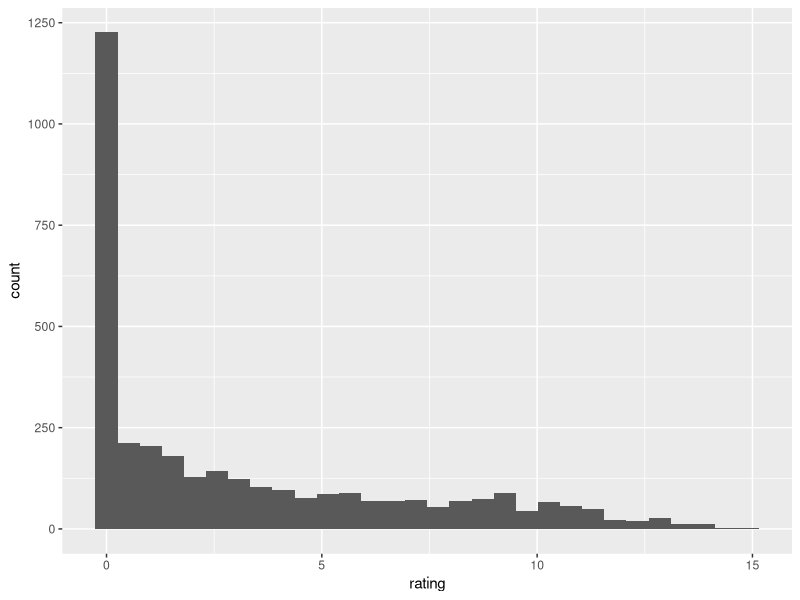
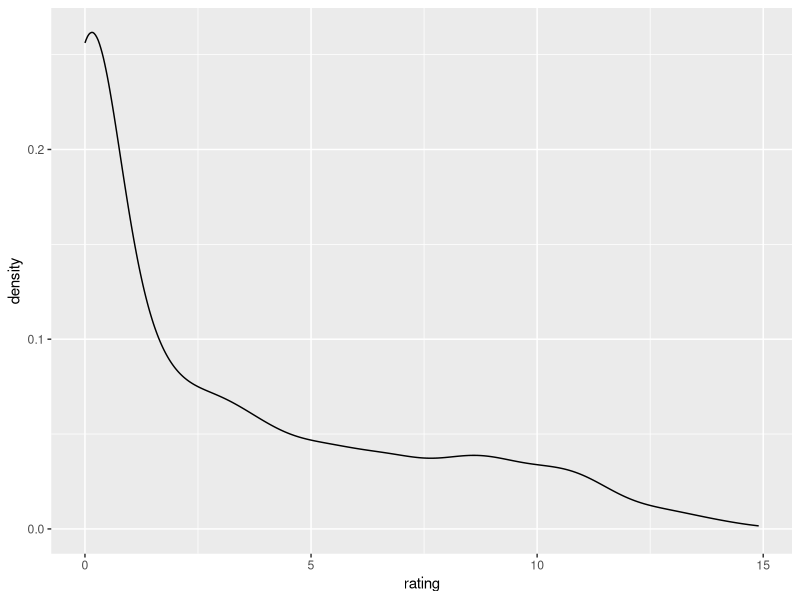
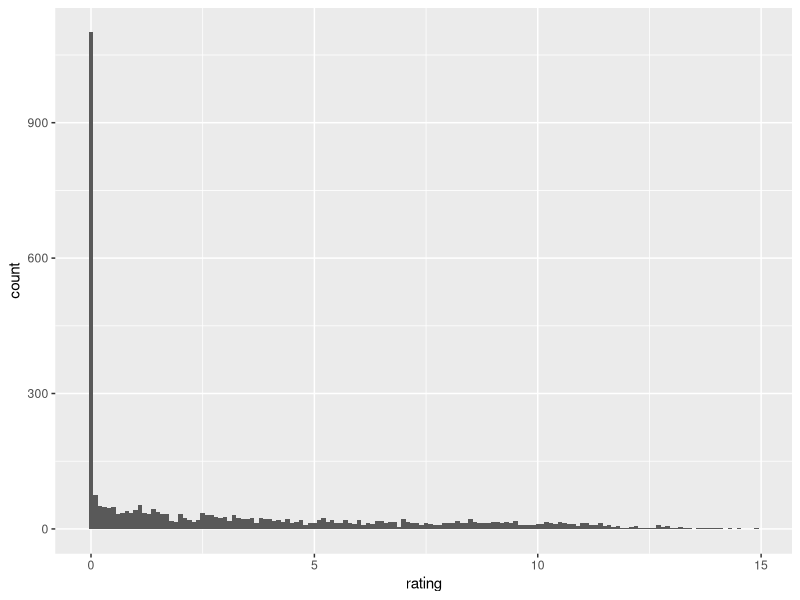
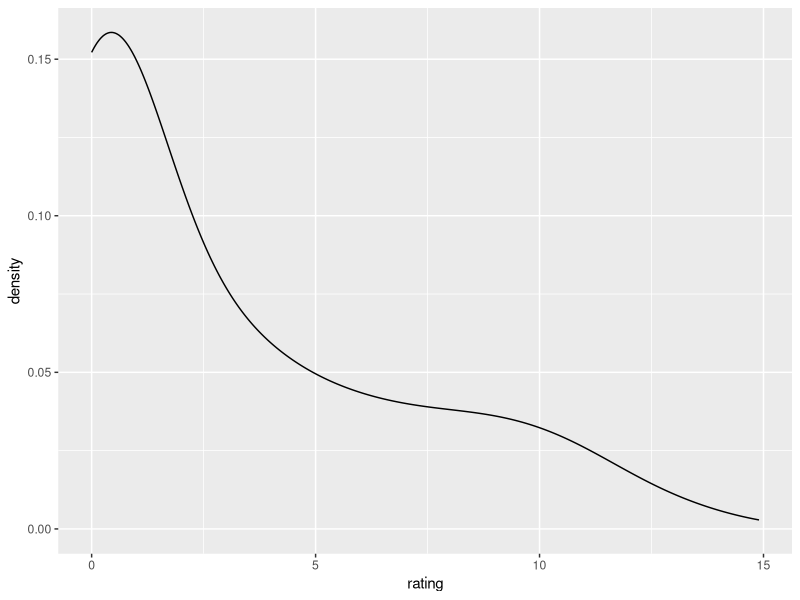
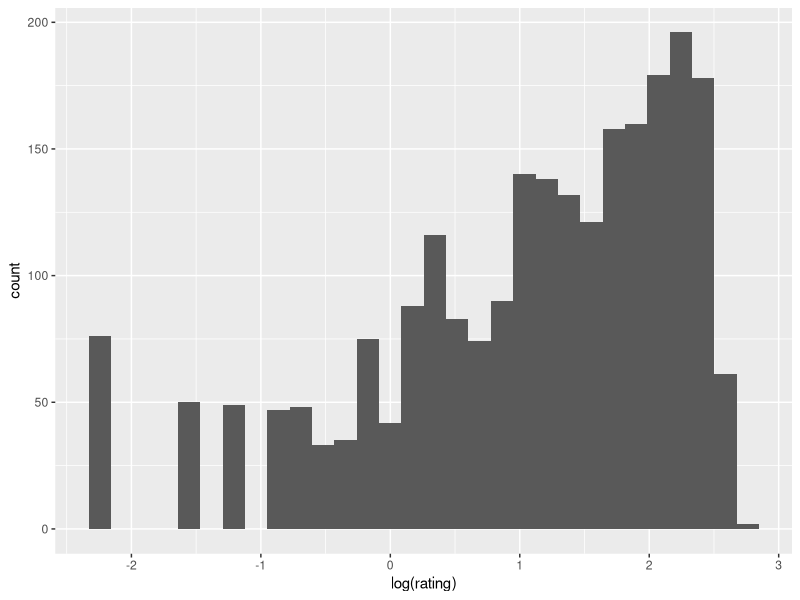
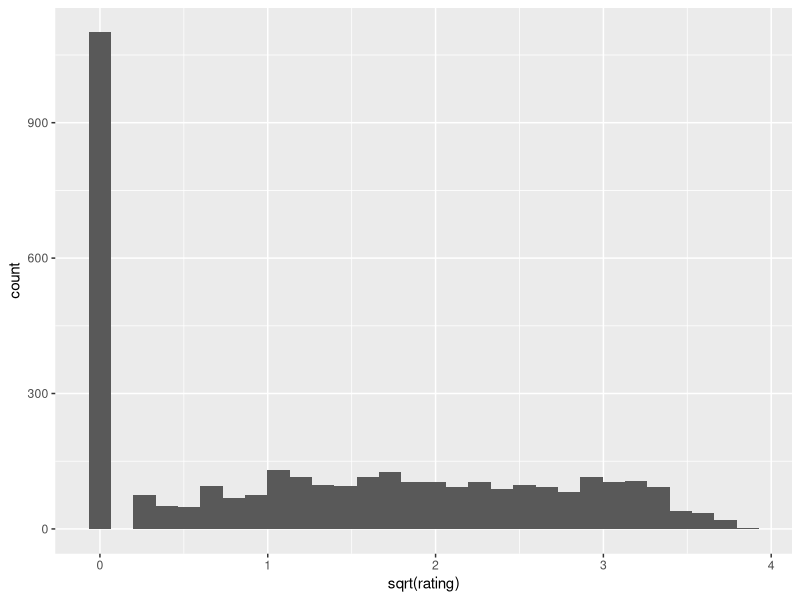
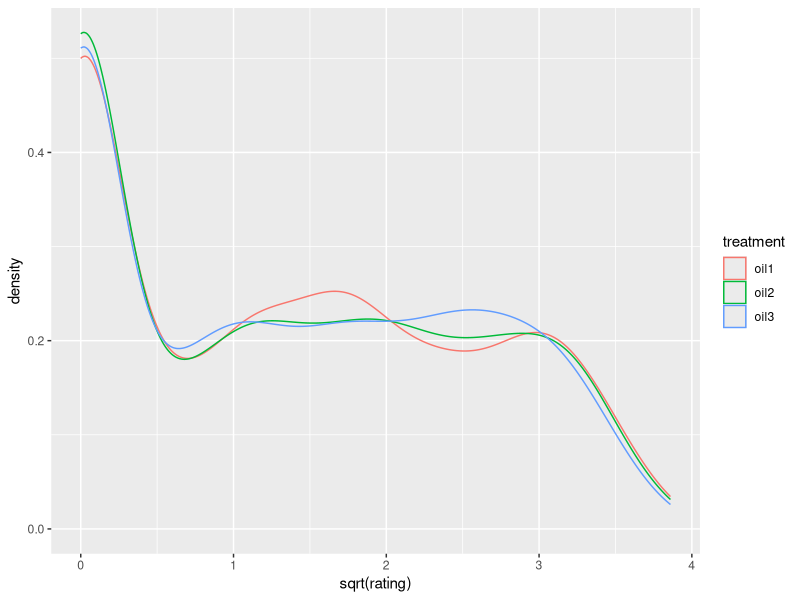
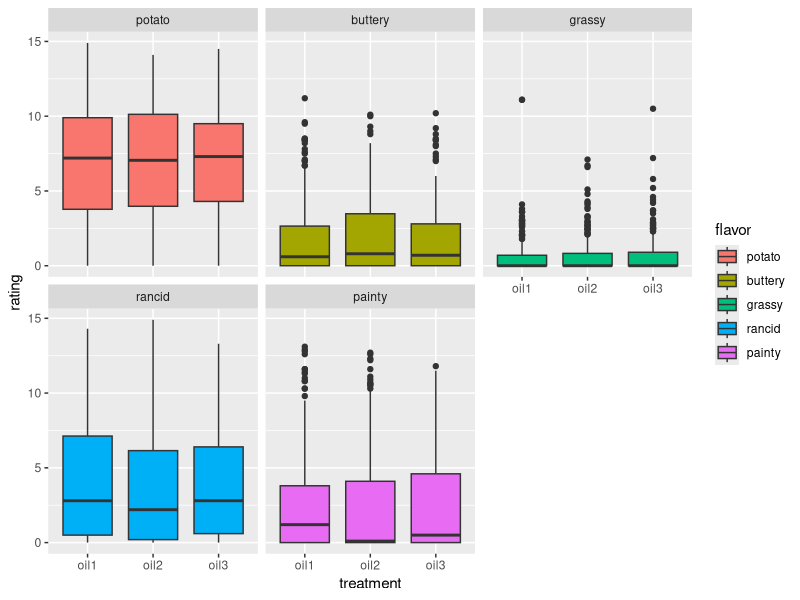

The R script that drew these images, in order:
## ---- chunk 1
library(reshape2)
library(ggplot2)

myff <- french_fries
head(myff)
levels(myff$treatment) <- c("oil1", "oil2", "oil3")

myff.melt <- melt(myff, id.vars = 1:4, variable.name = "flavor", value.name = "rating")
head(myff.melt)
## ---- chunk 2
ggplot(myff.melt, aes(rating)) + geom_histogram()

ggplot(myff.melt, aes(rating)) + geom_density()

ggplot(myff.melt, aes(rating)) + geom_histogram(binwidth = .1)

ggplot(myff.melt, aes(rating)) + geom_density(adjust = 2)

## ---- chunk 3
ggplot(myff.melt, aes(log(rating))) + geom_histogram()
ggplot(myff.melt, aes(sqrt(rating))) + geom_histogram()

## ---- chunk 4
ggplot(myff.melt, aes(sqrt(rating))) + geom_density(aes(color = treatment))

ggplot(myff.melt, aes(x = treatment, y = rating)) + geom_boxplot(aes(fill = flavor)) + facet_wrap(~ flavor)

## ---- chunk 5
ggplot(myff.melt, aes(sqrt(rating))) + geom_histogram() + 
  facet_grid(treatment ~ .)

ggplot(myff.melt, aes(sqrt(rating))) + geom_histogram(aes(color = treatment))
ggplot(myff.melt, aes(sqrt(rating))) + geom_histogram(aes(fill = treatment))

ggplot(myff.melt, aes(sqrt(rating))) + geom_histogram(aes(fill = flavor))

## ---- chunk 6
myff.cast <- dcast(myff.melt, time + treatment + subject + rep ~ flavor, value = "rating")

scatter <- ggplot(myff.cast, aes(x = buttery, y = rancid)) + geom_point()
scatter
scatter + geom_smooth()
scatter + geom_smooth(method = "lm")

ggplot(myff.cast, aes(x = buttery, y = rancid, color = treatment)) + geom_point() + geom_smooth(method = "lm")
